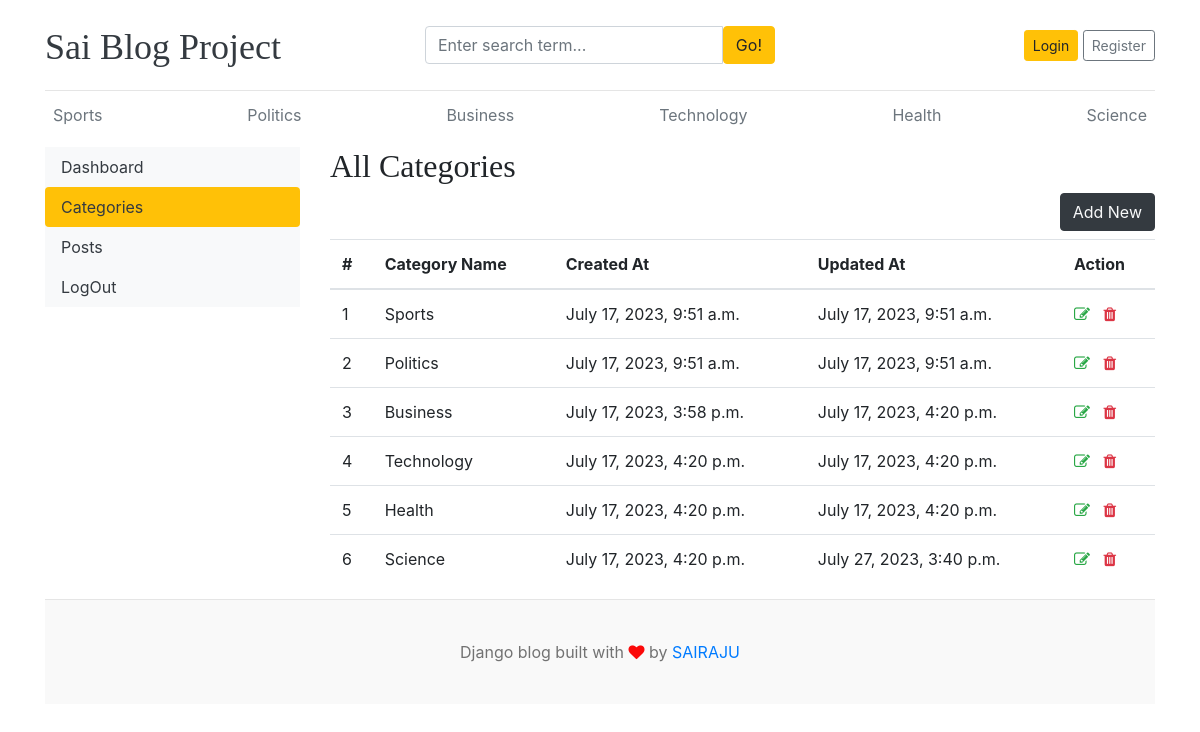
/dashboard/categories/, run on the app's committed database.
### blogs/models.py (models this page shows)
class Category(models.Model):
    category_name = models.CharField(max_length=50, unique=True)
    created_at = models.DateTimeField(auto_now_add=True)
    updated_at = models.DateTimeField(auto_now=True)
    class Meta:
        verbose_name_plural = 'categories'
    def __str__(self):
        return self.category_name

### dashboards/views.py (the view)
# urls.py: path('categories/', views.categories, name='categories'),
def categories(request):
    return render(request, 'dashboard/categories.html')

### blogs/context_processors.py (called while the page is built)
def get_categories(request):
    categories = Category.objects.all()
    return dict(categories=categories)

def get_social_links(request):
    social_links = SocialLink.objects.all()
    return dict(social_links=social_links)

### templates/dashboard/categories.html (shortened to what this page needs)
{% extends 'base.html' %}
{% block content %}
<div class="row">
    {% include 'dashboard/sidebar.html' %}
    <div class="col-md-9">
        <h2>All Categories</h2>
        <a href="{% url 'add_category' %}" class="btn btn-dark text-light float-right mb-2">Add New</a>
        <table class="table table-hover">
            <thead>
              <tr>
                <th>#</th>
                <th>Category Name</th>
                <th>Created At</th>
                <th>Updated At</th>
                <th>Action</th>
              </tr>
            </thead>
            <tbody>
            {% for cat in categories %}
              <tr>
                <td>{{ forloop.counter }}</td>
                <td>{{ cat }}</td>
                <td>{{ cat.created_at }}</td>
                <td>{{ cat.updated_at }}</td>
                <td>
                    <a href="{% url 'edit_category' cat.id %}"><i class="fa fa-edit text-success"></i></a>
                    <a href="{% url 'delete_category' cat.id %}"><i class="fa fa-trash text-danger"></i></a>
                </td>
              </tr>
              {% endfor %}
              </tbody>
          </table>
    </div>
</div>
{% endblock %}

### templates/base.html (shortened to what this page needs)
{% load static %}
<!DOCTYPE html>
<html lang="en">
<head>
    <link href="https://getbootstrap.com/docs/4.0/dist/css/bootstrap.min.css" rel="stylesheet">
    <link href="{% static 'css/blog.css' %}" rel="stylesheet">
    <link rel="stylesheet" href="https://cdnjs.cloudflare.com/ajax/libs/font-awesome/4.7.0/css/font-awesome.min.css">
  </head>
<body>
    <div class="container">
      <header class="blog-header py-3">
        <div class="row flex-nowrap justify-content-between align-items-center">
          <div class="col-4 pt-1">
            <a class="blog-header-logo text-dark" href="/">Sai Blog Project</a>
          </div>
          <div class="col-4">
            <form action="{% url 'search' %}" method="GET">
              <div class="input-group">
                <input class="form-control" type="text" name="keyword" value="{{ keyword }}" placeholder="Enter search term..." aria-label="Enter search term..." aria-describedby="button-search" />
                <button type="submit" class="btn btn-warning" id="button-search" type="button">Go!</button>
            </div>
            </form>
          </div>
          <div class="col-4 d-flex justify-content-end align-items-center">
            {% if not user.is_authenticated %}
            <a class="btn btn-sm btn-warning" href="{% url 'login' %}">Login</a> &nbsp;
            <a class="btn btn-sm btn-outline-secondary" href="{% url 'register' %}">Register</a>
            {% else %}
            <span><a href="{% url 'dashboard' %}">Dashboard</a></span>
            &emsp;
            <span><a href="{% url 'logout' %}">LogOut</a></span>
            {% endif %}
          </div>
        </div>
      </header>
      <div class="nav-scroller py-1 mb-2">
        <nav class="nav d-flex justify-content-between">
          {% for cat in categories %}
          <a class="p-2 text-muted" href="{% url 'post_by_category' cat.id %}">{{ cat.category_name }}</a>
          {% endfor %}
        </nav>
      </div>
{% block content %}
{% endblock %}
<footer class="blog-footer">
    <p>Django blog built with <i class="fa fa-heart" style="color: #f50505; color: #fb0909;"></i> by <a href="#">SAIRAJU</a></p>
  </footer>
  </body>
  </html>

### blog_main/static/css/blog.css (style rules this page uses)
.blog-header { border-bottom: 1px solid #e5e5e5; }
.blog-header-logo { font-family: "Playfair Display", Georgia, "Times New Roman", serif; font-size: 2.25rem; }
h1, h2, h3, h4, h5, h6 { font-family: "Playfair Display", Georgia, "Times New Roman", serif; }
.blog-footer { padding: 2.5rem 0; color: #727272; text-align: center; background-color: #f9f9f9; border-top: .05rem solid #e5e5e5; }
.blog-footer p:last-child { margin-bottom: 0; }

### data on the page
Category: category_name "Sports", created_at "July 17, 2023, 9:51 a.m.", updated_at "July 17, 2023, 9:51 a.m."
Category: category_name "Politics", created_at "July 17, 2023, 9:51 a.m.", updated_at "July 17, 2023, 9:51 a.m."
Category: category_name "Business", created_at "July 17, 2023, 3:58 p.m.", updated_at "July 17, 2023, 4:20 p.m."
Category: category_name "Technology", created_at "July 17, 2023, 4:20 p.m.", updated_at "July 17, 2023, 4:20 p.m."
Category: category_name "Health", created_at "July 17, 2023, 4:20 p.m.", updated_at "July 17, 2023, 4:20 p.m."
Category: category_name "Science", created_at "July 17, 2023, 4:20 p.m.", updated_at "July 27, 2023, 3:40 p.m."
